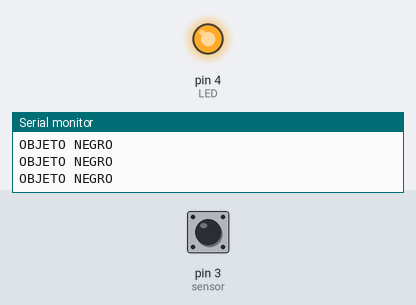
Bench run of a sketch on a simulated Arduino Uno, built with avr-gcc and run on an emulated ATmega328P. On the bench: output pins drawn as LEDs (lit = HIGH), the last lines printed to the serial monitor. Dashed ring = blinking. The test bench sets the inputs (shaded band); at power-on: pin 3 (sensor) LOW.

Above: at 1.2 s.
1.3 s: pin 3 (sensor) driven HIGH
At 2.0 s:
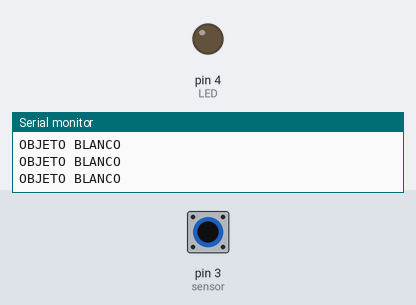
2.8 s: pin 3 (sensor) driven LOW
At 4.2 s:
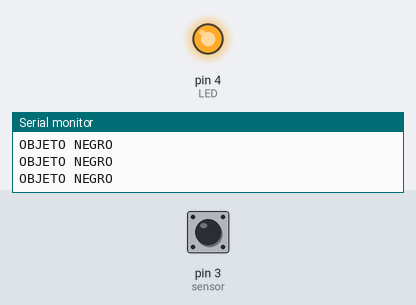
5.8 s: pin 3 (sensor) pulsed HIGH 2 times (0.12 s each, 0.3 s apart)
At 6.02 s:
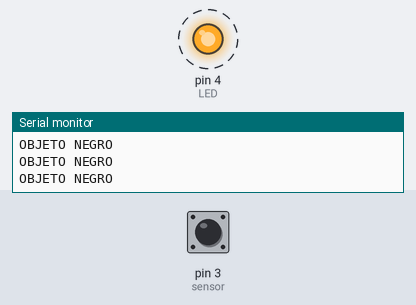
9.4 s: pin 3 (sensor) pulsed HIGH 2 times (0.12 s each, 0.3 s apart)
At 10.2 s:
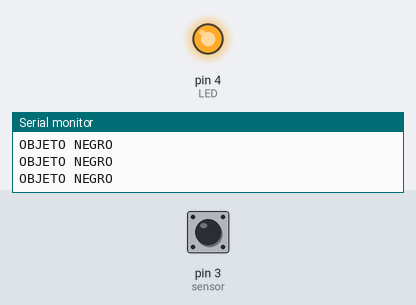
Timing chart, 0 to 12.4 s (numbered marks = the images above; inputs shaded):
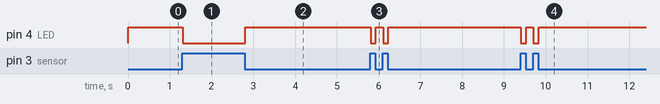

The sketch:

IR.ino
```cpp
int sensor=3;
int LED=4;
void setup() {
  Serial.begin(9600);
  pinMode(sensor,INPUT);
  pinMode(LED,OUTPUT);
}

void loop() {
  if(digitalRead(sensor)==HIGH){
    digitalWrite(LED,LOW);
    Serial.println("OBJETO BLANCO");
    delay(10);
    }
  if(digitalRead(sensor)==LOW){
    digitalWrite(LED,HIGH);
    Serial.println("OBJETO NEGRO");
    delay(10);
    }


}
```

Measured:
- after the input at 1.3 s, pin 4 (LED): HIGH → LOW at once
- after the input at 2.8 s, pin 4 (LED): LOW → HIGH at once
- after the input at 5.8 s, pin 4 (LED): alternates HIGH for 0.17 s and LOW for 0.12 s, 4 changes in all, then stays HIGH, starting at once
- after the input at 9.4 s, pin 4 (LED): alternates HIGH for 0.17 s and LOW for 0.12 s, 4 changes in all, then stays HIGH, starting at once
